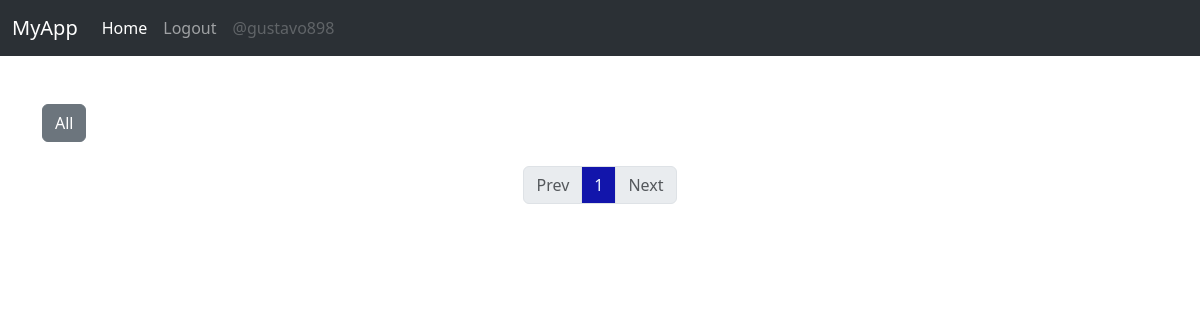
The page /blogpost-list/ (signed in) on the database as committed earlier.
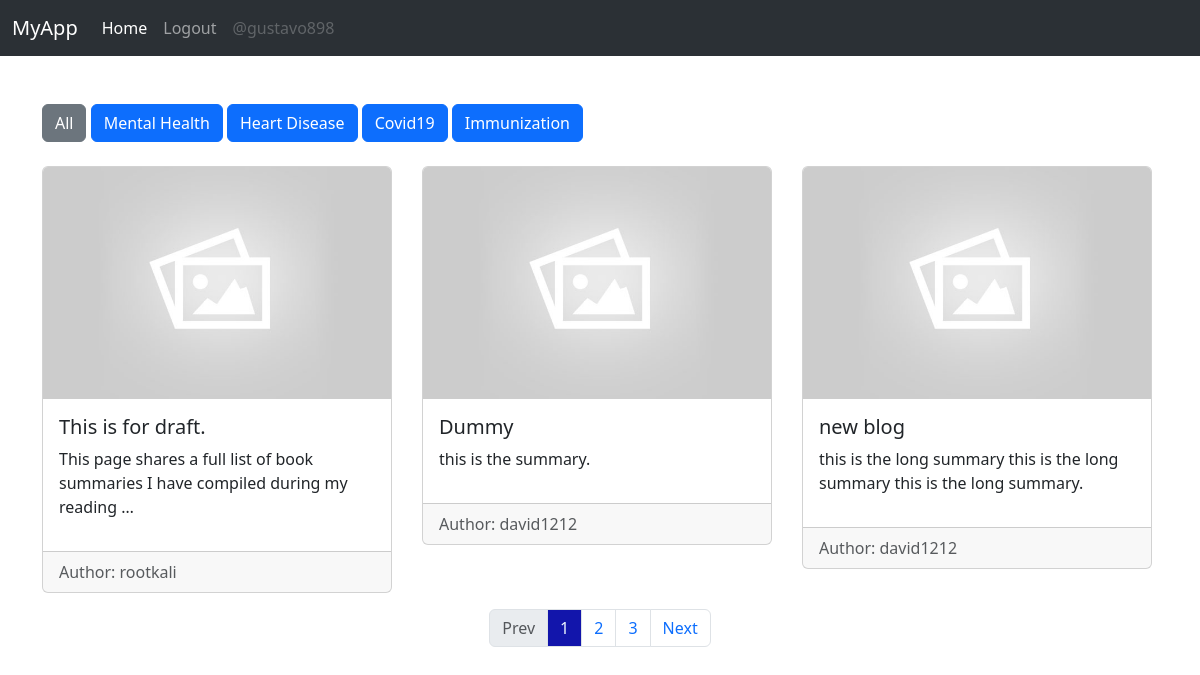
The same page on the database as committed later.
### myapp/models.py (models this page shows, shortened)
class CustomUser(AbstractUser):
    USER_TYPE_CHIOCE = (
        ('doctor', "Doctor"),
        ('patient', "Patient")
    )
    user_type = models.CharField(max_length=100, choices=USER_TYPE_CHIOCE, default='patient')
    first_name = models.CharField(max_length=200, null=True)
    last_name = models.CharField(max_length=200, null=True)
    email = models.EmailField(unique=True, null=True)
    profile_picture = models.ImageField(default='avatar.svg')
    address_line1 = models.CharField(max_length=255)
    city = models.CharField(max_length=200)
    state = models.CharField(max_length=200)
    pincode = models.CharField(max_length=20)

class Category(models.Model):
    name = models.CharField(max_length=100)

class BlogPost(models.Model):
    title = models.CharField(max_length=200)
    image = models.ImageField(default='default.jpg')
    category = models.ForeignKey(Category, on_delete=models.CASCADE, null=True, blank=True)
    summary = models.TextField(null=True, blank=True)
    content = models.TextField(null=True, blank=True)
    author = models.ForeignKey(CustomUser, on_delete=models.CASCADE)
    is_draft = models.BooleanField(default=False)
    @property
    def imageURL(self):
        try:
            url = self.image.url
        except:
            url = ''
        return url

### myapp/views.py (the view)
# urls.py: path('blogpost-list/', views.patient_dashboard, name="patient-dashboard"),
@login_required(login_url='login')
def patient_dashboard(request):
    if request.user.is_authenticated and request.user.user_type=='doctor':
        return redirect('doctor-dashboard')
    categories = Category.objects.all()
    q = request.GET.get('q') if request.GET.get('q') != None else ''
    posts = BlogPost.objects.filter(is_draft=False, category__name__icontains=q)
    posts, ranges = paginatePosts(request, posts)
    context = {'posts' : posts, 'categories' : categories, 'q' : q, 'ranges':ranges}
    return render(request, 'myapp/blogpost_list.html', context)

### myapp/utils.py (called while the page is built)
def paginatePosts(request, posts):
    page = request.GET.get('page')
    paginator = Paginator(posts, 3)
    try:
        posts = paginator.page(page)
    except PageNotAnInteger:
        page=1
        posts = paginator.page(page)
    except EmptyPage:
        page = paginator.num_pages
        posts = paginator.page(page)
    ranges = range(1, paginator.num_pages+1)
    return posts, ranges

### myapp/templates/myapp/blogpost_list.html (shortened to what this page needs)
{% extends "main.html" %}
{% block content %}
<div class="container">
  {% if q == "" %}
  <a class="btn btn-secondary" href="{% url 'patient-dashboard' %}">All</a>
  {% else %}
  <a class="btn btn-primary" href="{% url 'patient-dashboard' %}">All</a>
  {% endif %}
  {% for category in categories %}
    {% if category.name == q %}
    <a class="btn btn-secondary" href="{% url 'patient-dashboard' %}?q={{category.name}}">{{category.name}}</a>
    {% else %}
    <a class="btn btn-primary" href="{% url 'patient-dashboard' %}?q={{category.name}}">{{category.name}}</a>
    {% endif %}
  {% endfor %}
<br><br>
  <div class="row">
    {% for post in posts %}
    <div class="col-md-4 mb-3">
      <div class="card">
        <img src="{{ post.imageURL }}" class="card-img-top" alt="{{ post.title }}">
        <div class="card-body">
          <h5 class="card-title">{{ post.title }}</h5>
          <p class="card-text">{{ post.summary|truncatewords:15 }}</p>
        </div>
        <div class="card-footer text-muted">
          Author: {{ post.author.username }}
        </div>
      </div>
    </div>
    {% endfor %}
  </div>
</div>
{% include 'pagination.html' with query_set=posts %}
{% endblock content %}

### templates/main.html (shortened to what this page needs)
{% load static %}
<!doctype html>
<html lang="en" >
  <head>
    <link href="https://cdn.jsdelivr.net/npm/bootstrap@5.3.2/dist/css/bootstrap.min.css" rel="stylesheet">
    <link rel="stylesheet" href="{% static 'styles/style.css' %}">
  </head>
  <body>
    {% include 'navbar.html' %}
    <br><br>
    {% block content %}
    {% endblock content %}
  </body>
</html>

### templates/navbar.html (shortened to what this page needs)
<nav class="navbar navbar-expand-lg bg-body-tertiary" data-bs-theme="dark">
    <div class="container-fluid">
      <a class="navbar-brand disabled" href="#">MyApp</a>
      <div class="collapse navbar-collapse" id="navbarSupportedContent">
        <ul class="navbar-nav me-auto mb-2 mb-lg-0">
          <li class="nav-item">
            <a class="nav-link active" aria-current="page" href="{% url 'home' %}">Home</a>
          </li>
          {% if request.user.is_authenticated %}
          <li class="nav-item">
            <a class="nav-link" href="{% url 'logout' %}">Logout</a>
          </li>
          <li class="nav-item">
            <a class="nav-link disabled" aria-disabled="true">@{{request.user}}</a>
          </li>
          {% endif %}
        </ul>
      </div>
    </div>
  </nav>

### templates/pagination.html
<nav aria-label="Page navigation example">
  <ul class="pagination justify-content-center">
    {% if query_set.has_previous %}
      <li class="page-item">
        <a class="page-link" href="?page={{query_set.previous_page_number}}" tabindex="-1">Prev</a>
      </li>
      {% else %}
      <li class="page-item disabled">
        <a class="page-link" href="#" tabindex="-1">Prev</a>
      </li>
      {% endif %}
      {% for page in ranges %}
      {% if page == query_set.number %}
      <li class="page-item"><a class="page-link" href="?page={{page}}" style="background-color: rgb(18, 21, 171); color: aliceblue;">{{page}}</a></li>
      {% else %}
      <li class="page-item"><a class="page-link " href="?page={{page}}">{{page}}</a></li>
      {% endif %}
      {% endfor %}
      {% if query_set.has_next %}
      <li class="page-item">
        <a class="page-link" href="?page={{query_set.next_page_number}}">Next</a>
      </li>
      {% else %}
      <li class="page-item disabled">
        <a class="page-link" href="#">Next</a>
      </li>
      {% endif %}
  </ul>
</nav>

### static/styles/style.css (style rules this page uses)
.card { width: 350px; }

Rows that differ between the two databases and show on the page:
added Category: name "Mental Health"
added Category: name "Heart Disease"
added Category: name "Covid19"
added Category: name "Immunization"
added BlogPost: imageURL (placeholder picture), title "This is for draft.", summary "This page shares a full list of book summaries I have compiled during my reading …", author.username "rootkali"
added BlogPost: imageURL (placeholder picture), title "Dummy", summary "this is the summary.", author.username "david1212"
added BlogPost: imageURL (placeholder picture), title "new blog", summary "this is the long summary this is the long summary this is the long summary.", author.username "david1212"
Other text that changed with them:
new list line: "2"
new list line: "3"
